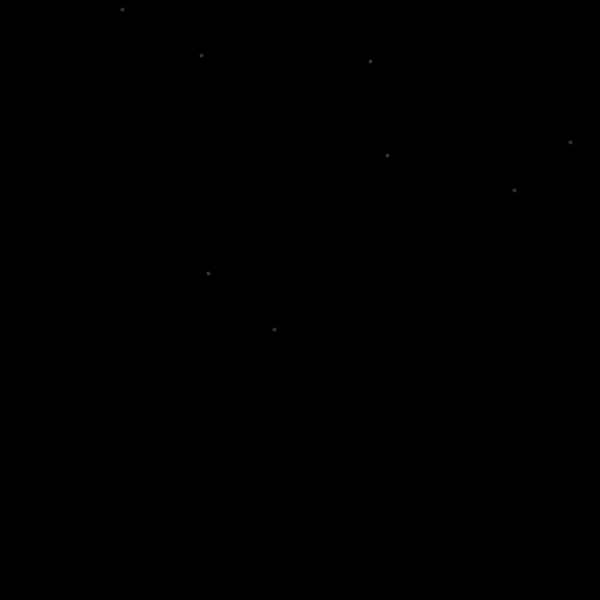
Frame 1 (no input)
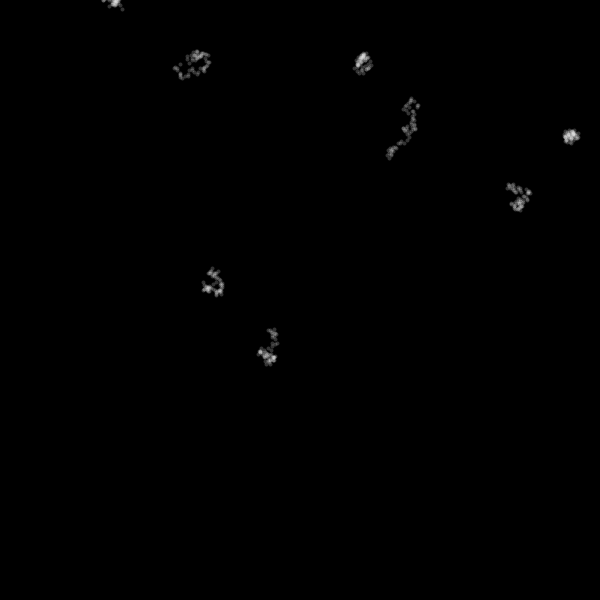
Frame 60 (the mouse pressed at the canvas centre just before this capture)
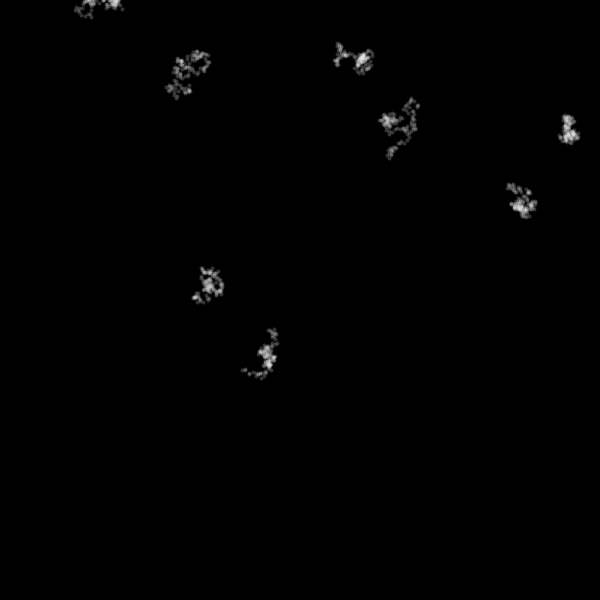
Frame 120 (the mouse held since frame 60 and released just before this capture)

The Processing sketch that drew these frames (run headless with seeded random() and noise(); from frame 60 on, the mouse is pressed at the canvas centre):

// Processing sketch: wandering_stars
// ── wandering_stars.pde
int COUNT = 8;

float[] x = new float[COUNT];
float[] y = new float[COUNT];

void setup() {
  size(600, 600);
  background(0);
  stroke(255, 50);
  strokeWeight(4);
  
  for (int c = 0; c < COUNT; c++) {
    x[c] = random(width);
    y[c] = random(height);
  } 
}

void draw() {
  for (int c = 0; c < COUNT; c++) {
    float cx = x[c];
    float cy = y[c];
    
    point(cx, cy);
    
    x[c] += random(-4, 4);
    y[c] += random(-4, 4);
  }
}
